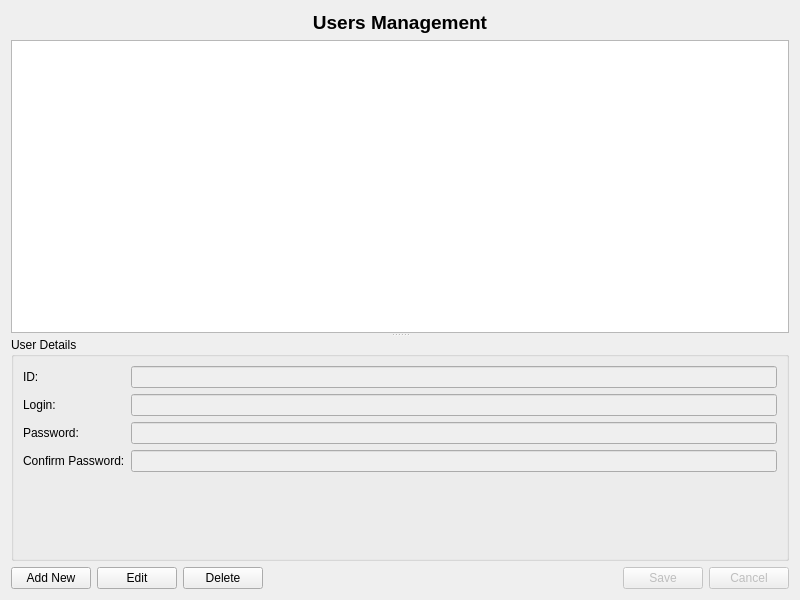
<?xml version="1.0" encoding="UTF-8"?>
<ui version="4.0">
 <class>UsersWindow</class>
 <widget class="QWidget" name="UsersWindow">
  <property name="geometry">
   <rect>
    <x>0</x>
    <y>0</y>
    <width>800</width>
    <height>600</height>
   </rect>
  </property>
  <property name="windowTitle">
   <string>Users Management</string>
  </property>
  <layout class="QVBoxLayout" name="verticalLayout">
   <item>
    <widget class="QLabel" name="titleLabel">
     <property name="font">
      <font>
       <pointsize>14</pointsize>
       <bold>true</bold>
      </font>
     </property>
     <property name="text">
      <string>Users Management</string>
     </property>
     <property name="alignment">
      <set>Qt::AlignCenter</set>
     </property>
    </widget>
   </item>
   <item>
    <widget class="QSplitter" name="splitter">
     <property name="orientation">
      <enum>Qt::Vertical</enum>
     </property>
     <widget class="QTableView" name="tableView">
      <property name="selectionMode">
       <enum>QAbstractItemView::SingleSelection</enum>
      </property>
      <property name="selectionBehavior">
       <enum>QAbstractItemView::SelectRows</enum>
      </property>
      <attribute name="horizontalHeaderStretchLastSection">
       <bool>true</bool>
      </attribute>
     </widget>
     <widget class="QGroupBox" name="detailsGroupBox">
      <property name="title">
       <string>User Details</string>
      </property>
      <layout class="QFormLayout" name="formLayout">
       <item row="0" column="0">
        <widget class="QLabel" name="idLabel">
         <property name="text">
          <string>ID:</string>
         </property>
        </widget>
       </item>
       <item row="0" column="1">
        <widget class="QLineEdit" name="idLineEdit">
         <property name="enabled">
          <bool>false</bool>
         </property>
         <property name="readOnly">
          <bool>true</bool>
         </property>
        </widget>
       </item>
       <item row="1" column="0">
        <widget class="QLabel" name="loginLabel">
         <property name="text">
          <string>Login:</string>
         </property>
        </widget>
       </item>
       <item row="1" column="1">
        <widget class="QLineEdit" name="loginLineEdit">
         <property name="enabled">
          <bool>false</bool>
         </property>
        </widget>
       </item>
       <item row="2" column="0">
        <widget class="QLabel" name="passwordLabel">
         <property name="text">
          <string>Password:</string>
         </property>
        </widget>
       </item>
       <item row="2" column="1">
        <widget class="QLineEdit" name="passwordLineEdit">
         <property name="enabled">
          <bool>false</bool>
         </property>
         <property name="echoMode">
          <enum>QLineEdit::Password</enum>
         </property>
        </widget>
       </item>
       <item row="3" column="0">
        <widget class="QLabel" name="confirmPasswordLabel">
         <property name="text">
          <string>Confirm Password:</string>
         </property>
        </widget>
       </item>
       <item row="3" column="1">
        <widget class="QLineEdit" name="confirmPasswordLineEdit">
         <property name="enabled">
          <bool>false</bool>
         </property>
         <property name="echoMode">
          <enum>QLineEdit::Password</enum>
         </property>
        </widget>
       </item>
      </layout>
     </widget>
    </widget>
   </item>
   <item>
    <layout class="QHBoxLayout" name="horizontalLayout">
     <item>
      <widget class="QPushButton" name="addButton">
       <property name="text">
        <string>Add New</string>
       </property>
      </widget>
     </item>
     <item>
      <widget class="QPushButton" name="editButton">
       <property name="text">
        <string>Edit</string>
       </property>
      </widget>
     </item>
     <item>
      <widget class="QPushButton" name="deleteButton">
       <property name="text">
        <string>Delete</string>
       </property>
      </widget>
     </item>
     <item>
      <spacer name="horizontalSpacer">
       <property name="orientation">
        <enum>Qt::Horizontal</enum>
       </property>
       <property name="sizeHint" stdset="0">
        <size>
         <width>40</width>
         <height>20</height>
        </size>
       </property>
      </spacer>
     </item>
     <item>
      <widget class="QPushButton" name="saveButton">
       <property name="enabled">
        <bool>false</bool>
       </property>
       <property name="text">
        <string>Save</string>
       </property>
      </widget>
     </item>
     <item>
      <widget class="QPushButton" name="cancelButton">
       <property name="enabled">
        <bool>false</bool>
       </property>
       <property name="text">
        <string>Cancel</string>
       </property>
      </widget>
     </item>
    </layout>
   </item>
  </layout>
 </widget>
 <resources/>
 <connections/>
</ui>
